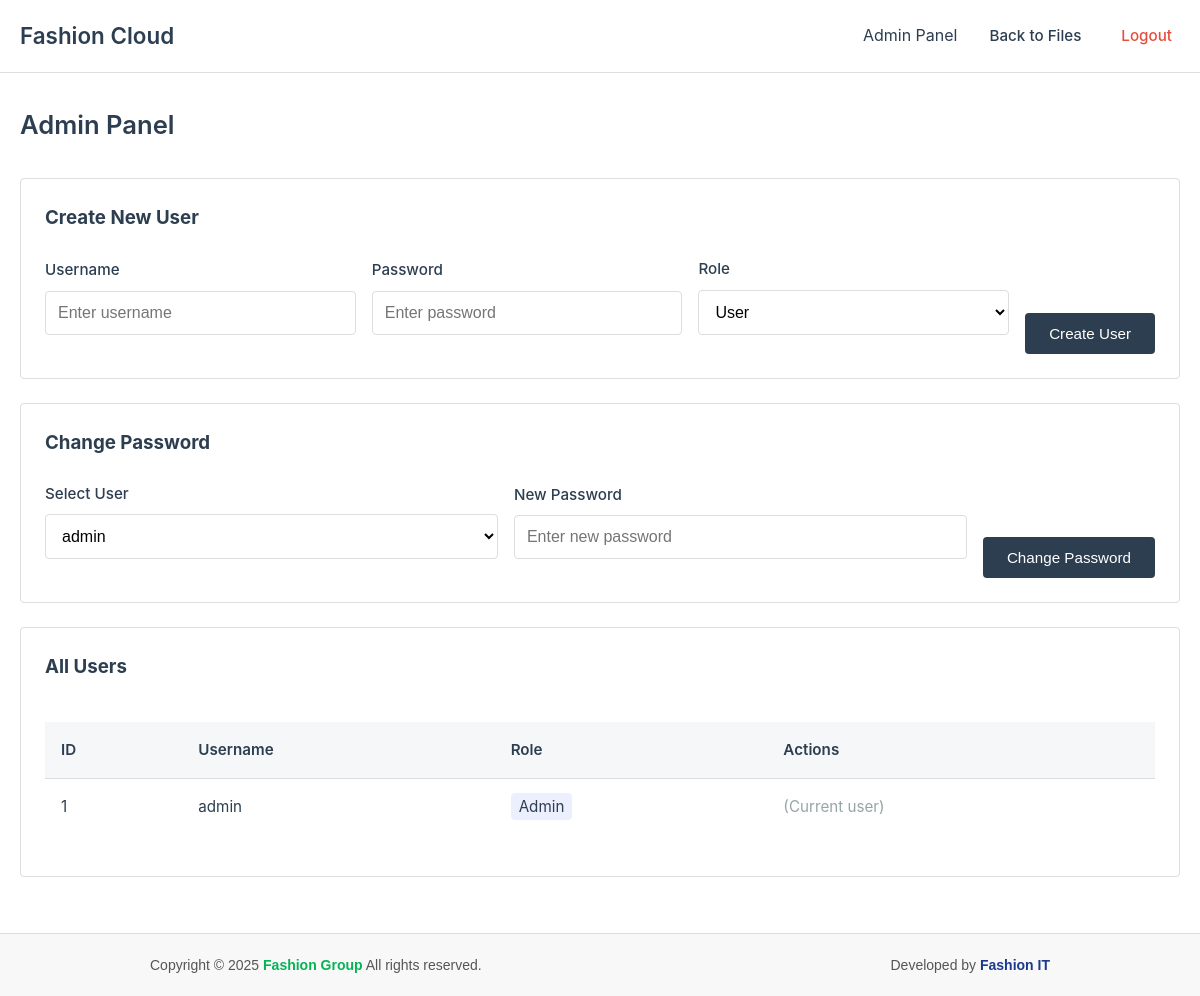
The app's page /admin.php (signed in), older data.
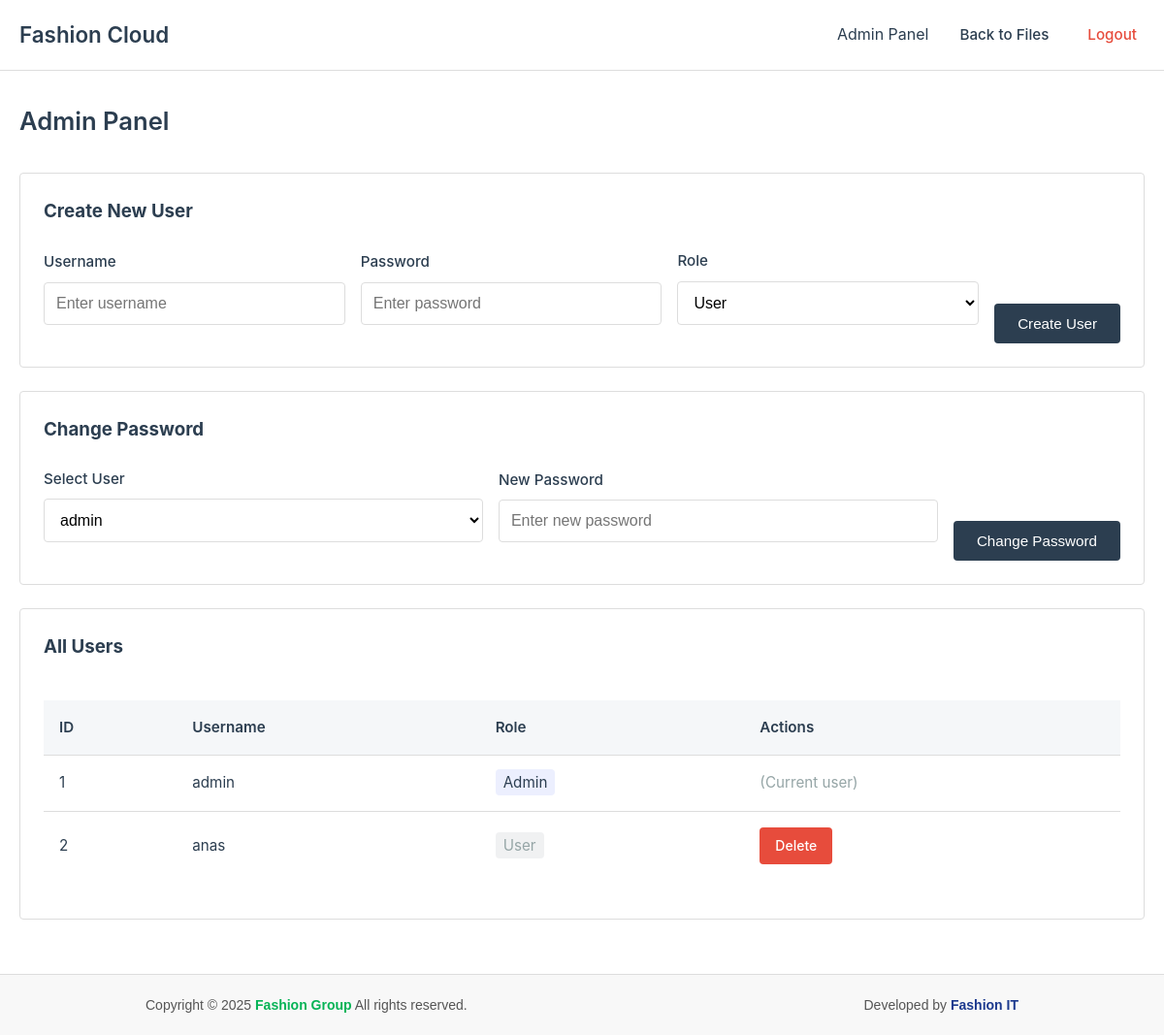
The same page, newer data.
### tables this page shows
CREATE TABLE `users` (
  `id` int(11) NOT NULL,
  `username` varchar(100) NOT NULL,
  `password` varchar(255) NOT NULL,
  `role` enum('admin','user') NOT NULL DEFAULT 'user',
  `created_at` timestamp NOT NULL DEFAULT current_timestamp()
);

### admin.php (the view, shortened to what the changed rows need)
<?php
require 'config.php';
$users = $conn->query("SELECT id, username, role FROM users ORDER BY id ASC");
?>
<!DOCTYPE html>
<html>
<head>
    <link rel="stylesheet" href="style.css">
</head>
<body>
    <main class="container" style="padding-top: 2rem; padding-bottom: 2rem;">
        <div class="page-header">
            <h1 class="page-title">Admin Panel</h1>
        </div>
        <div class="card fade-in">
            <div class="table-container">
                <table class="table">
                    <thead>
                        <tr>
                            <th>ID</th>
                            <th>Username</th>
                            <th>Role</th>
                            <th>Actions</th>
                        </tr>
                    </thead>
                    <tbody>
                        <?php while ($row = $users->fetch_assoc()) { ?>
                            <tr>
                                <td><?php echo $row['id']; ?></td>
                                <td><?php echo $row['username']; ?></td>
                                <td>
                                    <span
                                        style="padding: 0.25rem 0.5rem; border-radius: 4px;
                                    background-color: <?php echo $row['role'] === 'admin' ? 'rgba(67, 97, 238, 0.1)' : 'rgba(108, 117, 125, 0.1)'; ?>;
                                    color: <?php echo $row['role'] === 'admin' ? 'var(--primary)' : 'var(--gray)'; ?>;">
                                        <?php echo ucfirst($row['role']); ?>
                                    </span>
                                </td>
                                <td>
                                    <?php if ($row['id'] != $_SESSION['user']['id']) { ?>
                                        <a href="admin.php?delete=<?php echo $row['id']; ?>" class="btn btn-danger btn-sm"
                                            onclick="return confirm('Delete this user and all their files?');">Delete</a>
                                    <?php } else { ?>
                                        <span style="color: var(--gray);">(Current user)</span>
                                    <?php } ?>
                                </td>
                            </tr>
                        <?php } ?>
                    </tbody>
                </table>
            </div>
        </div>
    </main>
</body>
</html>

Row changes from the older to the newer data that the page shows:
added users: id "2", username "anas", role "User"
